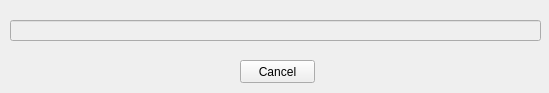
<?xml version="1.0" encoding="UTF-8"?>
<ui version="4.0">
 <class>FileProcessProgressClass</class>
 <widget class="QWidget" name="FileProcessProgressClass">
  <property name="windowModality">
   <enum>Qt::ApplicationModal</enum>
  </property>
  <property name="geometry">
   <rect>
    <x>0</x>
    <y>0</y>
    <width>549</width>
    <height>93</height>
   </rect>
  </property>
  <property name="windowTitle">
   <string>FileProcessProgress</string>
  </property>
  <widget class="QPushButton" name="cancelButton">
   <property name="geometry">
    <rect>
     <x>240</x>
     <y>60</y>
     <width>75</width>
     <height>23</height>
    </rect>
   </property>
   <property name="text">
    <string>Cancel</string>
   </property>
  </widget>
  <widget class="QLineEdit" name="progressLineEdit">
   <property name="enabled">
    <bool>false</bool>
   </property>
   <property name="geometry">
    <rect>
     <x>10</x>
     <y>20</y>
     <width>531</width>
     <height>21</height>
    </rect>
   </property>
   <property name="readOnly">
    <bool>false</bool>
   </property>
  </widget>
 </widget>
 <layoutdefault spacing="6" margin="11"/>
 <resources/>
 <connections/>
</ui>
